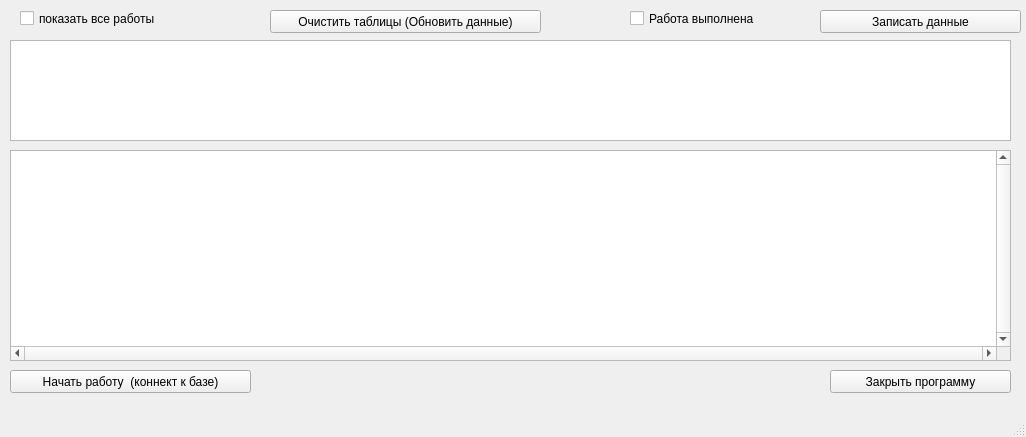
<?xml version="1.0" encoding="UTF-8"?>
<ui version="4.0">
 <class>MainWindow</class>
 <widget class="QMainWindow" name="MainWindow">
  <property name="geometry">
   <rect>
    <x>0</x>
    <y>0</y>
    <width>1026</width>
    <height>437</height>
   </rect>
  </property>
  <property name="windowTitle">
   <string>MainWindow</string>
  </property>
  <widget class="QWidget" name="centralwidget">
   <widget class="QTableWidget" name="tableWidget">
    <property name="geometry">
     <rect>
      <x>10</x>
      <y>150</y>
      <width>1001</width>
      <height>211</height>
     </rect>
    </property>
    <property name="autoFillBackground">
     <bool>true</bool>
    </property>
    <property name="verticalScrollBarPolicy">
     <enum>Qt::ScrollBarAlwaysOn</enum>
    </property>
    <property name="horizontalScrollBarPolicy">
     <enum>Qt::ScrollBarAlwaysOn</enum>
    </property>
    <property name="autoScroll">
     <bool>true</bool>
    </property>
   </widget>
   <widget class="QCheckBox" name="checkBox_all">
    <property name="geometry">
     <rect>
      <x>20</x>
      <y>10</y>
      <width>171</width>
      <height>17</height>
     </rect>
    </property>
    <property name="text">
     <string>показать все работы</string>
    </property>
   </widget>
   <widget class="QPushButton" name="pushButton_connect">
    <property name="geometry">
     <rect>
      <x>10</x>
      <y>370</y>
      <width>241</width>
      <height>23</height>
     </rect>
    </property>
    <property name="text">
     <string>Начать работу  (коннект к базе)</string>
    </property>
   </widget>
   <widget class="QPushButton" name="pushButton_exit">
    <property name="geometry">
     <rect>
      <x>830</x>
      <y>370</y>
      <width>181</width>
      <height>23</height>
     </rect>
    </property>
    <property name="text">
     <string>Закрыть программу</string>
    </property>
   </widget>
   <widget class="QPushButton" name="pushButton_update">
    <property name="geometry">
     <rect>
      <x>820</x>
      <y>10</y>
      <width>201</width>
      <height>23</height>
     </rect>
    </property>
    <property name="text">
     <string>Записать данные</string>
    </property>
   </widget>
   <widget class="QCheckBox" name="checkBox_ok">
    <property name="geometry">
     <rect>
      <x>630</x>
      <y>10</y>
      <width>141</width>
      <height>17</height>
     </rect>
    </property>
    <property name="text">
     <string>Работа выполнена</string>
    </property>
   </widget>
   <widget class="QTableWidget" name="tableWidget_one">
    <property name="geometry">
     <rect>
      <x>10</x>
      <y>40</y>
      <width>1001</width>
      <height>101</height>
     </rect>
    </property>
   </widget>
   <widget class="QPushButton" name="pushButton_clear">
    <property name="geometry">
     <rect>
      <x>270</x>
      <y>10</y>
      <width>271</width>
      <height>23</height>
     </rect>
    </property>
    <property name="text">
     <string>Очистить таблицы (Обновить данные)</string>
    </property>
   </widget>
  </widget>
  <widget class="QMenuBar" name="menubar">
   <property name="geometry">
    <rect>
     <x>0</x>
     <y>0</y>
     <width>1026</width>
     <height>21</height>
    </rect>
   </property>
  </widget>
  <widget class="QStatusBar" name="statusbar"/>
 </widget>
 <resources/>
 <connections/>
</ui>
